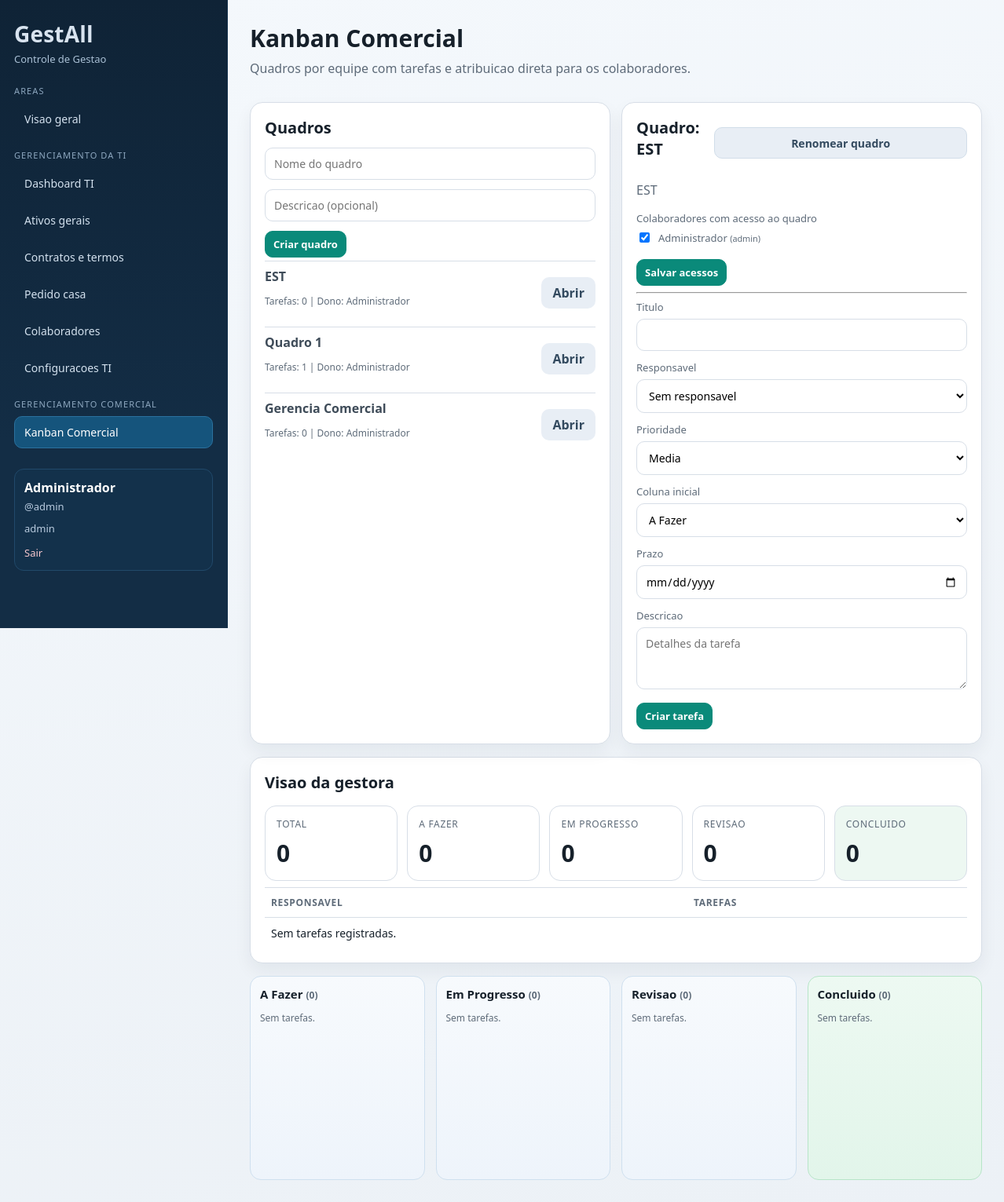
Page /index.php?r=commercial.kanban (signed in) on the committed database.
### tables this page shows
CREATE TABLE commercial_boards (
                id INTEGER PRIMARY KEY AUTOINCREMENT,
                name TEXT NOT NULL,
                description TEXT,
                owner_user_id INTEGER NOT NULL,
                created_at TEXT NOT NULL DEFAULT CURRENT_TIMESTAMP,
                updated_at TEXT,
                FOREIGN KEY (owner_user_id) REFERENCES users(id) ON DELETE CASCADE
            );

CREATE TABLE users (
                id INTEGER PRIMARY KEY AUTOINCREMENT,
                username TEXT NOT NULL UNIQUE,
                password_hash TEXT NOT NULL,
                name TEXT NOT NULL,
                created_at TEXT NOT NULL DEFAULT CURRENT_TIMESTAMP
            , role TEXT NOT NULL DEFAULT 'admin', department_id INTEGER, staff_id INTEGER);

### app/Core/View.php (called while the page is built, shortened)
<?php
final class View
{
    public static function render(string $view, array $data = []): void
    {
        extract($data, EXTR_SKIP);
        $viewFile = __DIR__ . '/../Views/' . $view . '.php';
        require __DIR__ . '/../Views/partials/header.php';
        require $viewFile;
        require __DIR__ . '/../Views/partials/footer.php';
    }
}

### app/Controllers/CommercialKanbanController.php (called while the page is built, shortened)
<?php
final class CommercialKanbanController
{
    public function index(): void
    {
        $user = Auth::user();
        $boards = $this->kanban->boardsForUser($user);
        $selectedBoardId = (int) ($_GET['board'] ?? 0);
        if ($selectedBoardId <= 0 && !empty($boards)) {
            $selectedBoardId = (int) $boards[0]['id'];
        }
        $selectedBoard = $selectedBoardId > 0 ? $this->kanban->findBoardByIdForUser($selectedBoardId, $user) : null;
        $canManage = $selectedBoard ? $this->kanban->canManageBoard((int) $selectedBoard['id'], $user) : false;
        $canCreateBoard = $this->canCreateBoard();
        $members = [];
        $tasksByStatus = $this->emptyColumns();
        $managerSummary = null;
        if ($selectedBoard) {
            $members = $this->kanban->membersByBoardId((int) $selectedBoard['id']);
            $assigneeFilter = $canManage ? null : (int) ($user['id'] ?? 0);
            $tasks = $this->kanban->tasksByBoardId((int) $selectedBoard['id'], $assigneeFilter > 0 ? $assigneeFilter : null);
            $tasksByStatus = $this->groupTasks($tasks);
            if ($canManage) {
                $managerSummary = $this->buildManagerSummary($tasks);
            }
        }
        View::render('commercial/kanban', [
            'title' => 'Kanban Comercial',
            'currentRoute' => 'commercial.kanban',
            'boards' => $boards,
            'selectedBoard' => $selectedBoard,
            'members' => $members,
            'users' => $this->users->all(),
            'tasksByStatus' => $tasksByStatus,
            'managerSummary' => $managerSummary,
            'canManage' => $canManage,
            'canCreateBoard' => $canCreateBoard,
            'statuses' => self::STATUSES,
            'priorities' => self::PRIORITIES,
            'success' => $_GET['ok'] ?? null,
            'error' => $_GET['error'] ?? null,
        ]);
    }
    private function canCreateBoard(): bool
    {
        $user = Auth::user();
        if (AccessControl::isFullAccess($user)) {
            return true;
        }
        return AccessControl::canAccessRoute('commercial.kanban.board.store', $user);
    }
    private function emptyColumns(): array
    {
        $columns = [];
        foreach (self::STATUSES as $status) {
            $columns[$status] = [];
        }
        return $columns;
    }
    private function groupTasks(array $tasks): array
    {
        $columns = $this->emptyColumns();
        return $columns;
    }
    private function buildManagerSummary(array $tasks): array
    {
        $byStatus = array_fill_keys(self::STATUSES, 0);
        $byAssignee = [];
        arsort($byAssignee);
        return [
            'total' => count($tasks),
            'by_status' => $byStatus,
            'by_assignee' => $byAssignee,
        ];
    }
}

### app/Core/Auth.php (called while the page is built, shortened)
<?php
final class Auth
{
    public static function user(): ?array
    {
        return $_SESSION['user'] ?? null;
    }
}

### app/Core/AccessControl.php (called while the page is built, shortened)
<?php
final class AccessControl
{
    public static function isFullAccess(?array $user): bool
    {
        $role = self::normalizeRole($user['role'] ?? null);
        return in_array($role, ['admin', 'ti'], true);
    }
    public static function normalizeRole(mixed $role): string
    {
        $value = strtolower(trim((string) $role));
        return $value;
    }
}

### app/Repositories/CommercialKanbanRepository.php (called while the page is built, shortened)
<?php
final class CommercialKanbanRepository
{
    public function boardsForUser(?array $user): array
    {
        if (AccessControl::isFullAccess($user)) {
            return $this->pdo->query(
                'SELECT b.*,
                        owner.name AS owner_name,
                        (SELECT COUNT(*) FROM commercial_tasks t WHERE t.board_id = b.id) AS total_tasks
                 FROM commercial_boards b
                 INNER JOIN users owner ON owner.id = b.owner_user_id
                 ORDER BY b.updated_at DESC, b.id DESC'
            )->fetchAll();
        }
        $stmt = $this->pdo->prepare(
            'SELECT b.*,
                    owner.name AS owner_name,
                    (SELECT COUNT(*) FROM commercial_tasks t WHERE t.board_id = b.id) AS total_tasks
             FROM commercial_boards b
             INNER JOIN users owner ON owner.id = b.owner_user_id
             LEFT JOIN commercial_board_members m ON m.board_id = b.id AND m.user_id = :user_id
             WHERE b.owner_user_id = :user_id OR m.user_id IS NOT NULL
             ORDER BY b.updated_at DESC, b.id DESC'
        );
        $stmt->execute([':user_id' => (int) $user['id']]);
        return $stmt->fetchAll();
    }
    public function findBoardByIdForUser(int $boardId, ?array $user): ?array
    {
        $params = [':id' => $boardId];
        $sql =
            'SELECT b.*, owner.name AS owner_name
             FROM commercial_boards b
             INNER JOIN users owner ON owner.id = b.owner_user_id
             WHERE b.id = :id';
        $sql .= ' LIMIT 1';
        $stmt = $this->pdo->prepare($sql);
        $stmt->execute($params);
        $row = $stmt->fetch();
        return $row ?: null;
    }
    public function canManageBoard(int $boardId, ?array $user): bool
    {
        if (AccessControl::isFullAccess($user)) {
            return true;
        }
        $stmt = $this->pdo->prepare(
            'SELECT COUNT(*)
             FROM commercial_boards
             WHERE id = :id
               AND owner_user_id = :user_id'
        );
        $stmt->execute([
            ':id' => $boardId,
            ':user_id' => (int) $user['id'],
        ]);
        return (int) $stmt->fetchColumn() > 0;
    }
    public function membersByBoardId(int $boardId): array
    {
        $stmt = $this->pdo->prepare(
            'SELECT u.id, u.name, u.username, u.role, d.name AS department_name, s.name AS staff_name
             FROM commercial_board_members m
             INNER JOIN users u ON u.id = m.user_id
             LEFT JOIN departments d ON d.id = u.department_id
             LEFT JOIN staff s ON s.id = u.staff_id
             WHERE m.board_id = :board_id
             ORDER BY u.name ASC'
        );
        $stmt->execute([':board_id' => $boardId]);
        return $stmt->fetchAll();
    }
    public function tasksByBoardId(int $boardId, ?int $assigneeFilterUserId = null): array
    {
        $sql =
            'SELECT t.*,
                    assignee.name AS assignee_name,
                    assignee.username AS assignee_username
             FROM commercial_tasks t
             LEFT JOIN users assignee ON assignee.id = t.assignee_user_id
             WHERE t.board_id = :board_id';
        $params = [':board_id' => $boardId];
        $sql .= ' ORDER BY t.status ASC, t.priority ASC, t.due_date ASC, t.id DESC';
        $stmt = $this->pdo->prepare($sql);
        $stmt->execute($params);
        return $stmt->fetchAll();
    }
}

### app/Views/commercial/kanban.php (the view, shortened to what this page needs)
<?php
$statusLabels = [
    'todo' => 'A Fazer',
    'doing' => 'Em Progresso',
    'review' => 'Revisao',
    'done' => 'Concluido',
];
?>
<section class="page-head">
    <h1>Kanban Comercial</h1>
    <p>Quadros por equipe com tarefas e atribuicao direta para os colaboradores.</p>
</section>
<section class="card-grid">
    <article class="card">
        <h2>Quadros</h2>
        <?php if ($canCreateBoard): ?>
            <form method="post" action="index.php?r=commercial.kanban.board.store" class="form-grid two">
                <input type="text" name="name" placeholder="Nome do quadro" required>
                <input type="text" name="description" placeholder="Descricao (opcional)">
                <div class="actions-inline full">
                    <button type="submit">Criar quadro</button>
                </div>
            </form>
        <?php endif; ?>
        <ul class="simple-list stack-list">
            <?php foreach ($boards as $board): ?>
                <li class="stack-item">
                    <div>
                        <strong><?= htmlspecialchars((string) $board['name']) ?></strong>
                        <p class="muted small">Tarefas: <?= (int) ($board['total_tasks'] ?? 0) ?> | Dono: <?= htmlspecialchars((string) ($board['owner_name'] ?? '')) ?></p>
                    </div>
                    <a class="btn btn-muted" href="index.php?r=commercial.kanban&board=<?= (int) $board['id'] ?>">Abrir</a>
                </li>
            <?php endforeach; ?>
        </ul>
    </article>
    <?php if ($selectedBoard): ?>
        <article class="card">
            <div class="kanban-head">
                <h2>Quadro: <?= htmlspecialchars((string) $selectedBoard['name']) ?></h2>
                <?php if ($canManage): ?>
                    <button type="button" class="btn btn-muted" data-toggle-target="editBoardBox">Renomear quadro</button>
                <?php endif; ?>
            </div>
            <?php if (!empty($selectedBoard['description'])): ?>
                <p class="muted"><?= htmlspecialchars((string) $selectedBoard['description']) ?></p>
            <?php endif; ?>
            <?php if ($canManage): ?>
                <form method="post" action="index.php?r=commercial.kanban.members.update" class="form-grid two">
                    <div class="full">
                        <label>Colaboradores com acesso ao quadro</label>
                        <div class="permission-grid">
                            <?php
                                $memberIds = array_map(static fn(array $m): int => (int) $m['id'], $members);
                            ?>
                            <?php foreach ($users as $userRow): ?>
                                <label class="permission-item">
                                    <input
                                        type="checkbox"
                                        name="member_user_ids[]"
                                        value="<?= (int) $userRow['id'] ?>"
                                        <?= in_array((int) $userRow['id'], $memberIds, true) ? 'checked' : '' ?>
                                    >
                                    <span>
                                        <?= htmlspecialchars((string) $userRow['name']) ?>
                                        <small class="muted">(<?= htmlspecialchars((string) $userRow['username']) ?><?= !empty($userRow['department_name']) ? ' - ' . htmlspecialchars((string) $userRow['department_name']) : '' ?>)</small>
                                    </span>
                                </label>
                            <?php endforeach; ?>
                        </div>
                    </div>
                    <div class="actions-inline full">
                        <button type="submit">Salvar acessos</button>
                    </div>
                </form>
                <hr>
                <form method="post" action="index.php?r=commercial.kanban.task.store" class="form-grid three">
                    <div>
                        <label>Titulo</label>
                        <input type="text" name="title" required>
                    </div>
                    <div>
                        <label>Responsavel</label>
                        <select name="assignee_user_id">
                            <option value="">Sem responsavel</option>
                        </select>
                    </div>
                    <div>
                        <label>Prioridade</label>
                        <select name="priority">
                            <option value="media" selected>Media</option>
                        </select>
                    </div>
                    <div>
                        <label>Coluna inicial</label>
                        <select name="status">
                            <?php foreach ($statuses as $status): ?>
                                <option value="<?= htmlspecialchars((string) $status) ?>">
                                    <?= htmlspecialchars((string) ($statusLabels[$status] ?? strtoupper((string) $status))) ?>
                                </option>
                            <?php endforeach; ?>
                        </select>
                    </div>
                    <div>
                        <label>Prazo</label>
                        <input type="date" name="due_date">
                    </div>
                    <div class="full">
                        <label>Descricao</label>
                        <textarea name="description" rows="3" placeholder="Detalhes da tarefa"></textarea>
                    </div>
                    <div class="actions-inline full">
                        <button type="submit">Criar tarefa</button>
                    </div>
                </form>
            <?php else: ?>
                <p class="muted">Voce visualiza apenas tarefas atribuidas para seu usuario.</p>
            <?php endif; ?>
        </article>
    <?php endif; ?>
</section>
<?php if ($selectedBoard): ?>
    <?php if ($canManage && $managerSummary): ?>
        <section class="card">
            <h2>Visao da gestora</h2>
            <div class="stats-grid">
                <article class="stat-card"><p>Total</p><h3><?= (int) $managerSummary['total'] ?></h3></article>
                <article class="stat-card"><p>A Fazer</p><h3><?= (int) $managerSummary['by_status']['todo'] ?></h3></article>
                <article class="stat-card"><p>Em Progresso</p><h3><?= (int) $managerSummary['by_status']['doing'] ?></h3></article>
                <article class="stat-card"><p>Revisao</p><h3><?= (int) $managerSummary['by_status']['review'] ?></h3></article>
                <article class="stat-card ok"><p>Concluido</p><h3><?= (int) $managerSummary['by_status']['done'] ?></h3></article>
            </div>
            <div class="table-wrap">
                <table>
                    <thead>
                        <tr>
                            <th>Responsavel</th>
                            <th>Tarefas</th>
                        </tr>
                    </thead>
                    <tbody>
                        <?php if (empty($managerSummary['by_assignee'])): ?>
                            <tr><td colspan="2">Sem tarefas registradas.</td></tr>
                        <?php endif; ?>
                    </tbody>
                </table>
            </div>
        </section>
    <?php endif; ?>
    <section class="kanban-board" data-board-id="<?= (int) $selectedBoard['id'] ?>">
        <?php foreach ($statuses as $status): ?>
            <article class="kanban-column <?= $status === 'done' ? 'done-col' : '' ?>" data-status="<?= htmlspecialchars((string) $status) ?>">
                <h3>
                    <?= htmlspecialchars((string) ($statusLabels[$status] ?? strtoupper((string) $status))) ?>
                    <span class="muted small">(<?= count($tasksByStatus[$status]) ?>)</span>
                </h3>
                <?php if (empty($tasksByStatus[$status])): ?>
                    <p class="muted small">Sem tarefas.</p>
                <?php endif; ?>
            </article>
        <?php endforeach; ?>
    </section>
<?php endif; ?>

### rows in the picture
commercial_boards: name "EST", total_tasks "0", owner_name "Administrador", description "EST"
commercial_boards: name "Quadro 1", total_tasks "1", owner_name "Administrador"
commercial_boards: name "Gerencia Comercial", total_tasks "0", owner_name "Administrador"
users: id "☑"

### other values in the picture
$user['name'] "Administrador"
$user['username'] "admin"
$user['role'] "admin"
$userRow['name'] "Administrador"
$userRow['username'] "admin"
$managerSummary['total'] "0"
$managerSummary['by_status']['todo'] "0"
$managerSummary['by_status']['doing'] "0"
$managerSummary['by_status']['review'] "0"
$managerSummary['by_status']['done'] "0"
$statusLabels[$status] "A Fazer"
count($tasksByStatus[$status]) "0"
$statusLabels[$status] "Em Progresso"
$statusLabels[$status] "Revisao"
$statusLabels[$status] "Concluido"
